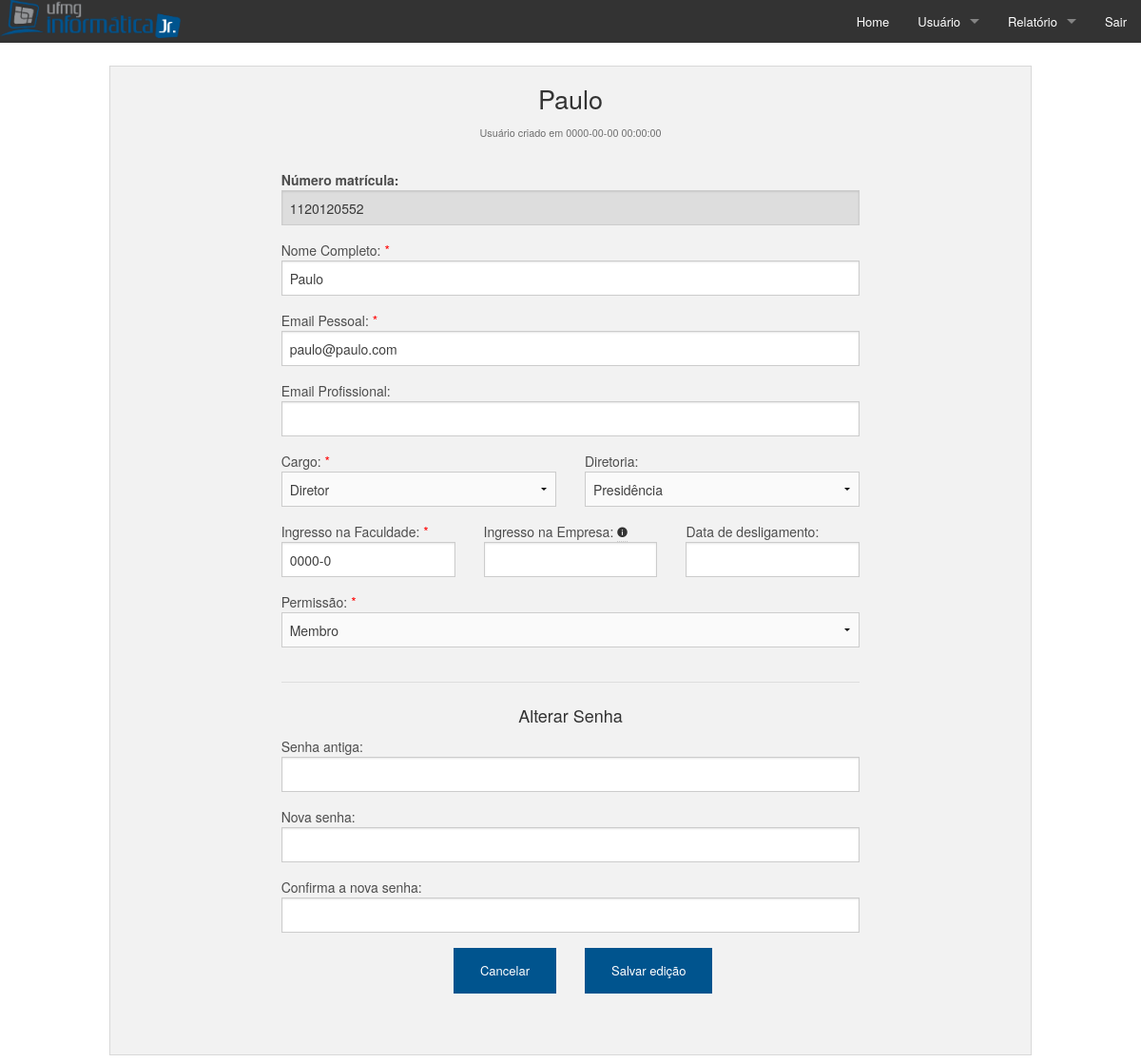
The page /pages/editar_usuario.php (signed in) on the database its author committed.
### tables this page shows
CREATE TABLE IF NOT EXISTS `usuarios` (
  `matr` char(10) NOT NULL,
  `nome` varchar(50) NOT NULL,
  `senha` varchar(256) NOT NULL,
  `email_pessoal` char(50) NOT NULL,
  `email_profissional` varchar(50) DEFAULT NULL,
  `diretoria` int(11) DEFAULT NULL,
  `cargo` char(30) NOT NULL,
  `ingresso_faculdade` varchar(6) NOT NULL,
  `ingresso_empresa` varchar(45) DEFAULT NULL,
  `permissao` int(6) NOT NULL COMMENT 'admin ou comum',
  `conectado` int(11) NOT NULL COMMENT '1=CONECTADO; 0=NÃO CONECTADO',
  `data_criacao` datetime NOT NULL,
  `data_desligamento` varchar(45) DEFAULT NULL,
  PRIMARY KEY (`matr`),
  UNIQUE KEY `email` (`email_pessoal`),
  KEY `diretoria` (`diretoria`),
  KEY `id_premissoes_idx` (`permissao`)
);

CREATE TABLE IF NOT EXISTS `diretorias` (
  `id_diretoria` int(11) NOT NULL AUTO_INCREMENT,
  `nome_diretoria` varchar(25) NOT NULL,
  PRIMARY KEY (`id_diretoria`)
);

CREATE TABLE IF NOT EXISTS `permissoes` (
  `id_permissoes` int(11) NOT NULL AUTO_INCREMENT,
  `nome_permissoes` varchar(25) NOT NULL,
  PRIMARY KEY (`id_permissoes`)
);

### pages/editar_usuario.php (the view, shortened to what this page needs)
<?php
	require_once("connect/testmysql_p.php");
	if(!isset($_SESSION['matricula'])) {
    	header("Location: ../index.php");
	}
	else {
		if(isset($_GET['id']))
			$matr = $_GET['id'];
		else
			$matr = $_SESSION['matricula'];
	}
	$sql_usuario = "SELECT * FROM usuarios WHERE matr='$matr' LIMIT 1;";
	if (isset($sql_usuario)) {
		$usuario = mysqli_query($conn, $sql_usuario);
	}
	$sql_diretorias = "SELECT id_diretoria, nome_diretoria FROM diretorias";
	if (isset($sql_diretorias)) {
		$diretorias = mysqli_query($conn, $sql_diretorias);
	}
	$sql_permissoes = "SELECT id_permissoes, nome_permissoes FROM permissoes;";
	if (isset($sql_permissoes)) {
		$permissoes = mysqli_query($conn, $sql_permissoes);
	}
	while ($user = mysqli_fetch_assoc($usuario)) {
?>
<!doctype html>
<html class="no-js" lang="en">
<head>
	<link rel="stylesheet" href="../css/foundation.css" />
	<link rel="stylesheet" href="../foundation-icons/foundation-icons.css" />
	<link rel="stylesheet" href="../css/foundation-datepicker.min.css" />
</head>
<body>
	<?php
		require_once("menu/menu.php");
		echo "<br>";
	?>
	<div class="row">
		<div class="large-12 columns">
			<div class="panel">
				<h3 class="text-center"><?php echo $user['nome']?></h3>
				<h5 class="text-center"><small>Usuário criado em <?php echo $user['data_criacao']?></small></h5>
				<br>
				<div class="row">
					<div class="large-8 push-2 columns">
						<form id="editar" name="editar" method="post" action="salvar_edicao.php" data-abide>
							<label class="fn"><strong> Número matrícula: </strong><input type="text" id="matr" name="matr" value='<?php echo $user['matr']?>' readonly/> </label>
							<label> Nome Completo: <span style="color: red;">*</span>
								<input type="text"  id="nome" name="nome" value='<?php echo $user['nome']?>' required title="Nome é obrigatório"/> </label>
							<label> Email Pessoal: <span style="color: red;">*</span>
								<input type="email" id="email_pessoal" name="email_pessoal" value='<?php echo $user['email_pessoal']?>' required title="Email pessoal é obrigatório" /> </label>
							<label> Email Profissional:
								<input type="email" d="email_profissional" name="email_profissional" value='<?php echo $user['email_profissional']?>' /> </label>
		    				<div class="row">
    							<div class="large-6 columns" >
									<label>Cargo: <span style="color: red;">*</span>
										<select name="cargo" id="cargo" required title="Cargo é obrigatório">
											<option value='Diretor'<?php if('Diretor' == $user['cargo']) echo "selected"?>>Diretor</option>
										</select>
									</label>
		    					</div>
		    					<div class="large-6 columns" >
		    						<label >Diretoria:
										<select name="diretoria" id="diretoria" title="Diretoria é obrigatório" required>
		    								<?php
				    							while ($row = mysqli_fetch_assoc($diretorias)) {
				    						?>
				    								<option value='<?php echo $row['id_diretoria']?>'<?php if($row['id_diretoria'] == $user['diretoria']) echo "selected"?>><?php echo $row['nome_diretoria']?></option>
				    						<?php
				    							}
											?>
										</select>
									</label>
								</div>
							</div>
							<div class="row">
    							<div class="large-4 columns" >
    								<label> Ingresso na Faculdade: <span style="color: red;">*</span>
		    							<input type="text" id="ingresso_faculdade" name="ingresso_faculdade"  value='<?php echo $user['ingresso_faculdade']?>' placeholder="Ano/Semestre" pattern="[1-2]{1}[0|9]{1}[0-9]{2}\/[1,2]{1}" title="Insira no formato 2016/1" required />
		    						</label>
		    					</div>
		    					<div class="large-4 columns" >
		    						<label> Ingresso na Empresa: <span data-tooltip aria-haspopup="true" class="has-tip" title="Data de assinatura do termo"><i class="fi-info"> </i></span>
		    							<input type="text" id="ingresso_empresa" name="ingresso_empresa" value='<?php echo $user['ingresso_empresa']?>'  class="fdatepicker" autocomplete="off"  />
		    						</label>
		    					</div>
		    					<div class="large-4 columns" >
		    						<label> Data de desligamento:
		    							<input type="text" id="data_desligamento" name="data_desligamento" value='<?php echo $user['data_desligamento']?>'  class="fdatepicker" autocomplete="off"  />
		    						</label>
		    					</div>
		    				</div>
							<label> Permissão: <span style="color: red;">*</span>
								<select name="permissao" id="permissao" required>
									<?php
		    							while ($row = mysqli_fetch_assoc($permissoes)) {
    								?>
		    								<option value='<?php echo $row['id_permissoes']?>'<?php if($row['id_permissoes'] == $user['permissao']) echo "selected"?>><?php echo $row['nome_permissoes']?></option>
		    						<?php
		    							}
									?>
								</select>
							</label>
						<?php
							if($user['matr'] == $_SESSION['matricula'])
								echo"
									<hr>
									<div class='row'>
		    							<div class='large-12 columns' >
		    								<center><h5 class='subheader'>Alterar Senha</h5></center>
				    					</div>
				    				</div>
				    				<div class='row'>
		    							<div class='large-12 columns' >
											<label> Senha antiga:
												<input type='password' id='senha_antiga' name='senha_antiga'/>
											</label>
										</div>
				    				</div>
									<div class='row'>
		    							<div class='large-12 columns' >
											<label> Nova senha:
												<input type='password' id='nova_senha' name='senha_nova'/>
											</label>
										</div>
				    				</div>
									<div class='row'>
		    							<div class='large-12 columns' >
											<label> Confirma a nova senha:
												<input type='password' id='confirma_senha_nova' name='confirma_senha_nova'/>
											</label>
										</div>
				    				</div>";
						?>
									<div class='row'>
										<div class='large-6 columns text-right'>
											<a href='listar_usuarios.php' class='small button'>Cancelar</a>
										</div>
										<div class='large-6 columns text-left'>
											<button type='submit' id='salvar_edicao' class='small button'>Salvar edição</button>
										</div>
									</div>
									<br>
				<?php
					}
				?>
					</div>
				</div>
			</div>
		</div>
	</div>
</body>
</html>

### pages/menu/menu.php (shortened to what this page needs)
<nav class="top-bar" data-topbar role="navigation">
	<ul class="title-area">
		<li class="name logo">
			<a href="home.php"><img src="../img/logomenu.png"></a>
		</li>
	</ul>
	<section class="top-bar-section">
		<ul class="right">
			<li><a href="home.php">Home</a></li>
			<li class="has-dropdown">
				<a href="#">Usuário</a>
			</li>
			<li class="has-dropdown">
				<a href="#">Relatório</a>
			</li>
			<li><a href="logout.php">Sair</a></li>
		</ul>
	</section>
</nav>

### rows shown on the page
usuarios: nome "Paulo", data_criacao "0000-00-00 00:00:00", matr "1120120552", email_pessoal "paulo@paulo.com", diretoria "Presidência", ingresso_faculdade "0000-0", permissao "Membro"
